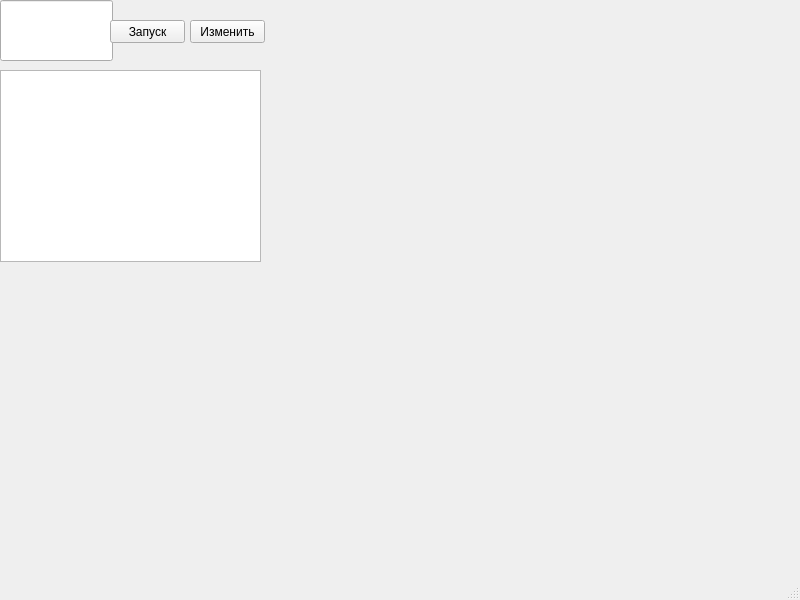
<?xml version="1.0" encoding="UTF-8"?>
<ui version="4.0">
 <class>MainWindow</class>
 <widget class="QMainWindow" name="MainWindow">
  <property name="geometry">
   <rect>
    <x>0</x>
    <y>0</y>
    <width>800</width>
    <height>600</height>
   </rect>
  </property>
  <property name="windowTitle">
   <string>MainWindow</string>
  </property>
  <widget class="QWidget" name="centralwidget">
   <widget class="QLineEdit" name="lineEdit">
    <property name="geometry">
     <rect>
      <x>0</x>
      <y>0</y>
      <width>113</width>
      <height>61</height>
     </rect>
    </property>
   </widget>
   <widget class="QPushButton" name="pushButton">
    <property name="geometry">
     <rect>
      <x>110</x>
      <y>20</y>
      <width>75</width>
      <height>23</height>
     </rect>
    </property>
    <property name="text">
     <string>Запуск</string>
    </property>
   </widget>
   <widget class="QPushButton" name="pushButton_2">
    <property name="geometry">
     <rect>
      <x>190</x>
      <y>20</y>
      <width>75</width>
      <height>23</height>
     </rect>
    </property>
    <property name="text">
     <string>Изменить</string>
    </property>
   </widget>
   <widget class="QTableWidget" name="tableWidget">
    <property name="geometry">
     <rect>
      <x>0</x>
      <y>70</y>
      <width>261</width>
      <height>192</height>
     </rect>
    </property>
   </widget>
  </widget>
  <widget class="QMenuBar" name="menubar">
   <property name="geometry">
    <rect>
     <x>0</x>
     <y>0</y>
     <width>800</width>
     <height>22</height>
    </rect>
   </property>
  </widget>
  <widget class="QStatusBar" name="statusbar"/>
 </widget>
 <resources/>
 <connections/>
</ui>
